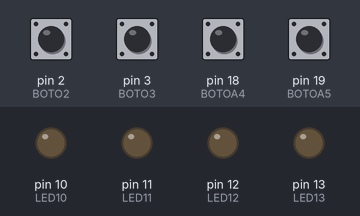
This sketch was run on a simulated Arduino Uno, built with avr-gcc and run on an emulated ATmega328P. Shown: output pins drawn as LEDs (lit = HIGH). The inputs (shaded band) are chosen by the test bench; at power-on: pin 2 (BOTO2), pin 3 (BOTO3), pin 18 (BOTOA4), pin 19 (BOTOA5) HIGH.

Above: at 1.2 s.
1.3 s: pin 2 (BOTO2) pulled LOW for 0.15 s
At 2.5 s:
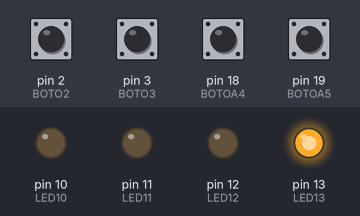
2.9 s: pin 3 (BOTO3) pulled LOW for 0.15 s
At 3.9 s:
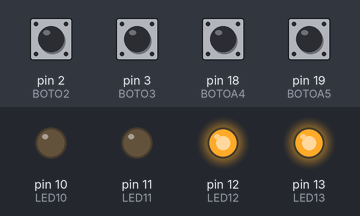
4.5 s: pin 18 (BOTOA4) pulled LOW for 0.15 s
At 5.1 s:
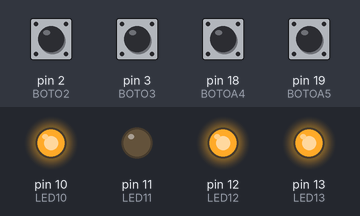
6.1 s: pin 19 (BOTOA5) pulled LOW for 0.15 s
At 7.5 s:
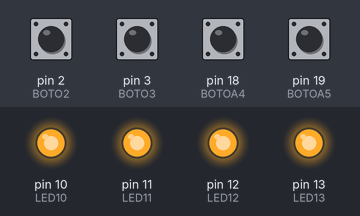
Timing chart, 0 to 8.7 s (numbered marks = the images above; inputs shaded):
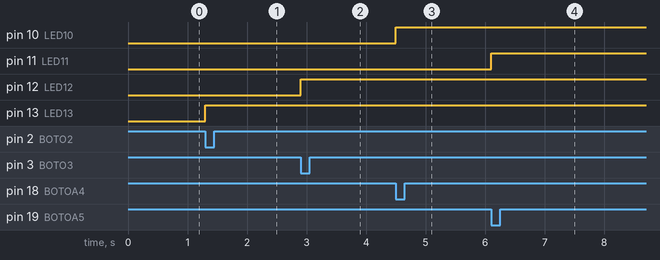

Measured:
- after the input at 1.3 s, pin 13 (LED13): LOW → HIGH at once
- after the input at 2.9 s, pin 12 (LED12): LOW → HIGH at once
- after the input at 4.5 s, pin 10 (LED10): LOW → HIGH at once
- after the input at 6.1 s, pin 11 (LED11): LOW → HIGH at once

The sketch:

ard05.ino
```cpp
#define BOTO3 3
#define LED12 12
#define BOTO2 2
#define LED13 13
#define LED11 11
#define BOTOA4 18
#define LED10 10
#define BOTOA5 19

void setup() {
  pinMode(LED13, OUTPUT);
  pinMode(BOTO2, INPUT);
  pinMode(LED12, OUTPUT);
  pinMode(BOTO3, INPUT);
  pinMode(LED11, OUTPUT);
  pinMode(BOTOA5, INPUT);
  pinMode(LED10, OUTPUT);
  pinMode(BOTOA4, INPUT);
}

void loop() {
  if(!digitalRead(BOTO2))
    digitalWrite(LED13,HIGH);
  if(!digitalRead(BOTO3))
    digitalWrite(LED12,HIGH);
  if(!digitalRead(BOTOA5))
    digitalWrite(LED11,HIGH);
  if(!digitalRead(BOTOA4))
    digitalWrite(LED10,HIGH);
}
```
